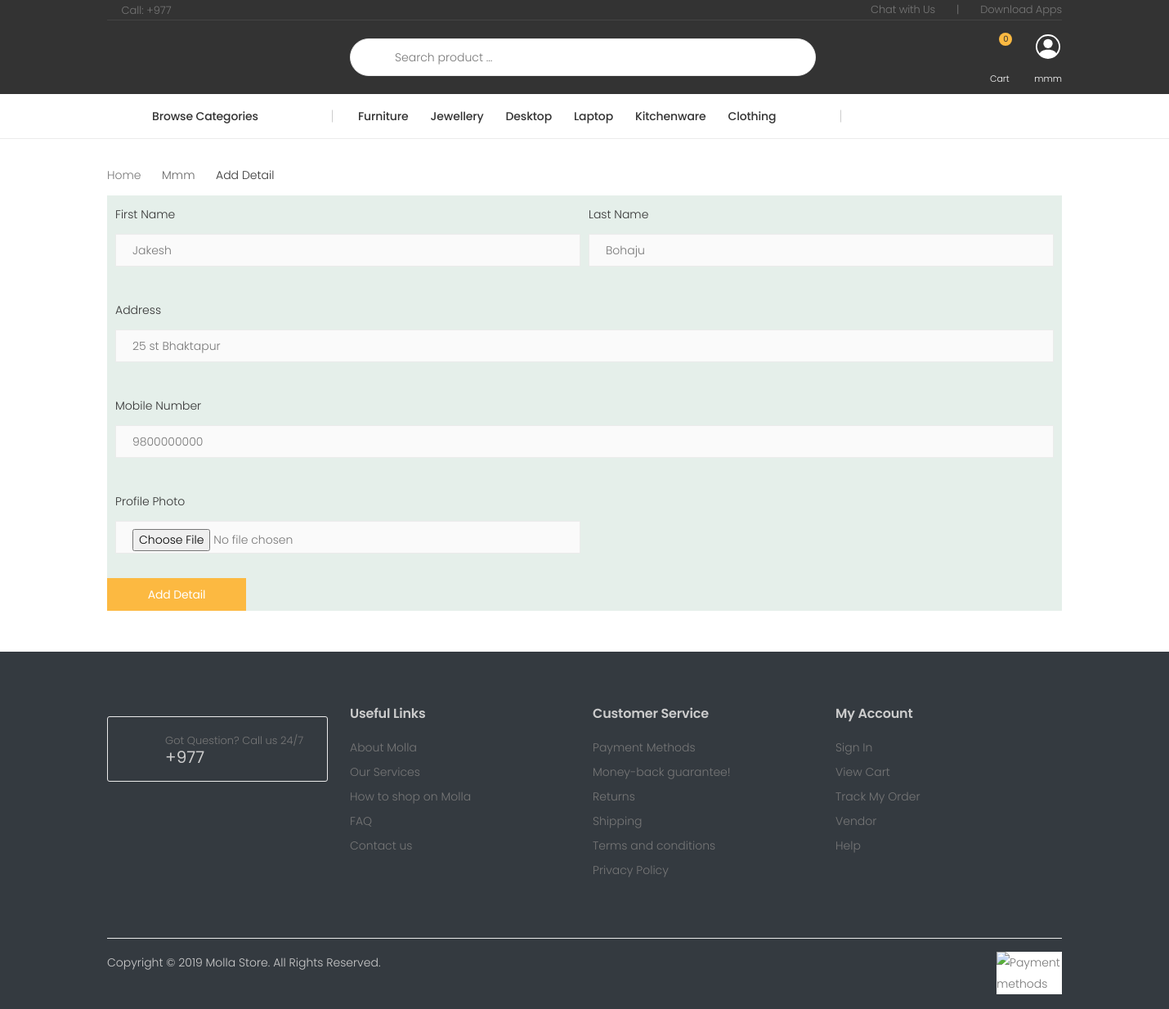
Screenshot of /1/cart/checkout (signed in) with the database file from the repository.
### vendor/models.py (models this page shows)
class EcommerceUser(AbstractUser):
    is_vendor = models.BooleanField(default=False)

### store/models.py (models this page shows, shortened)
class Category(models.Model):
    title = models.CharField(max_length=50)
    slug = models.SlugField()
    class Meta:
        verbose_name_plural = 'Categories'

### store/views.py (the view)
# urls.py: path('<int:pk>/cart/checkout', views.checkout, name='checkout'),
@login_required
def checkout(request, pk):
    try:
        cart = Cart(request)
        about = About.objects.all().first()
        categories = Category.objects.all()
        profile = CustomerProfile.objects.get(user_id=pk)
        if request.method == 'POST':
            form = OrderForm(request.POST)
            if form.is_valid():
                total_price = 0
                for item in cart:
                    product = item['product']
                    total_price += product.price * int(item['quantity'])
                order = form.save(commit=False)
                order.created_by = request.user
                order.paid_amount = total_price
                order.save()
                for item in cart:
                    product = item['product']
                    quantity = int(item['quantity'])
                    price = product.price * quantity
                    item = OrderItem.objects.create(order=order, product=product, price=price, quantity=quantity,
                                                    created_by_id=request.user.id)
                cart.clear()
            return redirect('frontpage')
        else:
            form = OrderForm()
        return render(request, 'store/checkout.html', {
            'cart': cart,
            'form': form,
            'about': about,
            'categories': categories,
            'profile': profile,
        })
    except:
        return render(request, 'store/profile_form.html', )

### store/templates/store/profile_form.html (shortened to what this page needs)
{% extends '_frontend.html' %}
{% block frontend_content %}
    <div class="container-fluid pt-2">
        <main class="main">
            <nav aria-label="breadcrumb" class="breadcrumb-nav border-0 mb-0">
                <div class="container d-flex align-items-center">
                    <ol class="breadcrumb">
                        <li class="breadcrumb-item"><a href="{% url 'frontpage' %}">Home</a></li>
                        <li class="breadcrumb-item">{{ request.user.username }}</li>
                        <li class="breadcrumb-item active" aria-current="page">Add Detail</li>
                    </ol>
                </div>
            </nav>
            <div class="page-content">
                <div class="container">
                    <form method="post" action="{% url 'add_profile' request.user.id %}" enctype="multipart/form-data" style="background-color: #e5efea">
                        <div class="form-row p-3">
                            <div class="form-group col-md-6">
                                <label class="text-dark" for="firstName">First Name</label>
                                <input type="text" class="form-control" id="firstName" name="first_name"
                                       {% if profile %}value="{{ profile.first_name }}"{% endif %} placeholder="Jakesh">
                            </div>
                            <div class="form-group col-md-6">
                                <label class="text-dark" for="lastName">Last Name</label>
                                <input type="text" class="form-control" id="lastName" name="last_name"
                                       {% if profile %}value="{{ profile.last_name }}"{% endif %} placeholder="Bohaju">
                            </div>
                        </div>
                        <div class="form-group p-3">
                            <label class="text-dark" for="address">Address</label>
                            <input type="text" class="form-control" id="address" name="address"
                                   placeholder="25 st Bhaktapur">
                        </div>
                        <div class="form-group p-3">
                            <label class="text-dark" for="mobileNumber">Mobile Number</label>
                            <input type="text" class="form-control" id="mobileNumber" name="mobileNo"
                                   placeholder="9800000000">
                        </div>
                        <div class="form-row p-3">
                            <div class="form-group col-md-6">
                                <label class="text-dark" for="photo">Profile Photo</label>
                                <input type="file" class="form-control" id="photo" name="photo"
                                        {% if profile.photo %}{{ profile.photo }} {% endif %}>
                            </div>
                            <div class="form-group col-md-4">
                            </div>
                        </div>
                        <button type="submit" class="btn btn-primary">Add Detail</button>
                    </form>
                </div>
            </div>
        </main>
    </div>
{% endblock %}

### templates/_frontend.html (shortened to what this page needs)
{% load static %}
{% load menu %}
<!DOCTYPE html>
<html lang="en">
<head>
    <link rel="stylesheet" href="{% static 'dashboard/vendor/fontawesome-free/css/all.min.css' %}">
    <link rel="stylesheet" href="{% static 'frontend/assets/css/bootstrap.min.css' %}">
    <link rel="stylesheet" href="{% static 'frontend/assets/css/plugins/owl-carousel/owl.carousel.css' %}">
    <link rel="stylesheet" href="{% static 'frontend/assets/css/plugins/magnific-popup/magnific-popup.css' %}">
    <link rel="stylesheet" href="{% static 'frontend/assets/css/plugins/jquery.countdown.css' %}">
    <link rel="stylesheet" href="{% static 'frontend/assets/css/style.css' %}">
    <link rel="stylesheet" href="{% static 'frontend/assets/css/skins/skin-demo-3.css' %}">
    <link rel="stylesheet" href="{% static 'frontend/assets/css/demos/demo-3.css' %}">
</head>
<body>
<div class="page-wrapper">
    <header class="header header-intro-clearance header-3">
        <div class="header-top">
            <div class="container">
                <div class="header-left">
                    <a href="tel:#"><i class="icon-phone"></i>Call: +977 {{ about.phoneNo }}</a>
                </div>
                <div class="header-right">
                    <ul class="top-menu">
                        <li>
                            <ul>
                                <li>
                                    <a href="#">Chat with Us</a>
                                </li>
                                <li>|</li>
                                <li>
                                    <a href="#">Download Apps</a>
                                </li>
                            </ul>
                        </li>
                    </ul>
                </div>
            </div>
        </div>
        <div class="header-middle">
            <div class="container">
                <div class="header-left">
                </div>
                <div class="header-center">
                    <div class="header-search header-search-extended header-search-visible d-none d-lg-block">
                        <form action="{% url 'search' %}" method="get">
                            <div class="header-search-wrapper search-wrapper-wide">
                                <button class="btn btn-primary" type="submit"><i class="icon-search"></i></button>
                                <input type="search" class="form-control" name="query" id="query"
                                       placeholder="Search product ..." required>
                            </div>
                        </form>
                    </div>
                </div>
                <div class="header-right">
                    {% if request.user.is_authenticated %}
                        {% if not request.user.is_superuser and not request.user.is_vendor %}
                            <div class="dropdown cart-dropdown">
                                <a href="{% url 'cart_view' %}" class="dropdown-toggle button" role="button"
                                   aria-haspopup="true"
                                   aria-expanded="false">
                                    <div class="icon">
                                        <i class="icon-shopping-cart"></i>
                                        <span class="cart-count">{{ cart|length }}</span>
                                    </div>
                                    <p class="text-white pt-2">Cart</p>
                                </a>
                            </div>
                        {% endif %}
                        <div class="dropdown cart-dropdown">
                            {% if request.user.is_superuser %}
                                <a href="{% url 'dashboard:admin_index' %}" class="button dropdown-toggle" role="button"
                                   aria-haspopup="true"
                                   aria-expanded="false">
                                    <div class="icon">
                                        <svg xmlns="http://www.w3.org/2000/svg" width="30" height="30"
                                             fill="currentColor"
                                             class="bi bi-box-arrow-in-right" viewBox="0 0 16 16">
                                            <path d="M11 6a3 3 0 1 1-6 0 3 3 0 0 1 6 0z"/>
                                            <path fill-rule="evenodd"
                                                  d="M0 8a8 8 0 1 1 16 0A8 8 0 0 1 0 8zm8-7a7 7 0 0 0-5.468 11.37C3.242 11.226 4.805 10 8 10s4.757 1.225 5.468 2.37A7 7 0 0 0 8 1z"/>
                                        </svg>
                                    </div>
                                    <p class="text-white pt-2">{{ request.user.username }}</p>
                                </a>
                            {% else %}
                                <a href="{% url 'frontpage' %}" class="dropdown-toggle button" role="button"
                                   aria-haspopup="true"
                                   aria-expanded="false">
                                    <div class="icon">
                                    </div>
                                    <p class="text-white pt-2">{{ request.user.username }}</p>
                                </a>
                            {% endif %}
                        </div>
                    {% endif %}
                </div>
            </div>
        </div>
        <div class="header-bottom sticky-header">
            <div class="container">
                <div class="header-left">
                    <div class="dropdown category-dropdown">
                        <a href="#" class="dropdown-toggle" role="button" data-toggle="dropdown"
                           aria-haspopup="true"
                           aria-expanded="false" data-display="static" title="Browse Categories">
                            Browse Categories <i class="icon-angle-down"></i>
                        </a>
                    </div>
                </div>
                <div class="header-center">
                    <nav class="main-nav">
                        <ul class="menu sf-arrows">
                            {% menu %}
                        </ul>
                    </nav>
                </div>
            </div>
        </div>
    </header>
    {% block frontend_content %}{% endblock %}
    <footer class="footer bg-dark">
        <div class="footer-middle">
            <div class="container">
                <div class="row">
                    <div class="col-sm-6 col-lg-3">
                        <div class="widget widget-about">
                            <div class="widget-call">
                                <i class="icon-phone"></i>
                                Got Question? Call us 24/7
                                <a class="text-light" href="tel:#">+977 {{ about.phoneNo }}</a>
                            </div>
                        </div>
                    </div>
                    <div class="col-sm-6 col-lg-3">
                        <div class="widget">
                            <h4 class="widget-title text-light">Useful Links</h4>
                            <ul class="widget-list">
                                <li><a href="#">About Molla</a></li>
                                <li><a href="#">Our Services</a></li>
                                <li><a href="#">How to shop on Molla</a></li>
                                <li><a href="#">FAQ</a></li>
                                <li><a href="#">Contact us</a></li>
                            </ul>
                        </div>
                    </div>
                    <div class="col-sm-6 col-lg-3">
                        <div class="widget">
                            <h4 class="widget-title text-light">Customer Service</h4>
                            <ul class="widget-list">
                                <li><a href="#">Payment Methods</a></li>
                                <li><a href="#">Money-back guarantee!</a></li>
                                <li><a href="#">Returns</a></li>
                                <li><a href="#">Shipping</a></li>
                                <li><a href="#">Terms and conditions</a></li>
                                <li><a href="#">Privacy Policy</a></li>
                            </ul>
                        </div>
                    </div>
                    <div class="col-sm-6 col-lg-3">
                        <div class="widget">
                            <h4 class="widget-title text-light">My Account</h4>
                            <ul class="widget-list">
                                <li><a href="#">Sign In</a></li>
                                <li><a href="#">View Cart</a></li>
                                <li><a href="#">Track My Order</a></li>
                                <li><a href="#">Vendor</a></li>
                                <li><a href="#">Help</a></li>
                            </ul>
                        </div>
                    </div>
                </div>
            </div>
        </div>
        <div class="footer-bottom bg-dark">
            <div class="container">
                <p class="footer-copyright text-light">Copyright © 2019 Molla Store. All Rights Reserved.</p>
                <figure class="footer-payments">
                    <img class="bg-white" src="{% static 'image/khalti.png' %}" alt="Payment methods" width="80"
                         height="50">
                </figure>
            </div>
        </div>
    </footer>
</div>
</body>
</html>

### core/templates/core/menu.html
{% for category in categories|slice:'6' %}
    <li class="megamenu-container">
        <a href="{% url 'category_detail' category.slug %}">{{ category.title }}</a>
    </li>
{% endfor %}

### rows the page displays
EcommerceUser: user.username "mmm", user.username "Mmm"
Category: title "Furniture"
Category: title "Jewellery"
Category: title "Desktop"
Category: title "Laptop"
Category: title "Kitchenware"
Category: title "Clothing"

### other values shown
{{ cart|length }} "0"
